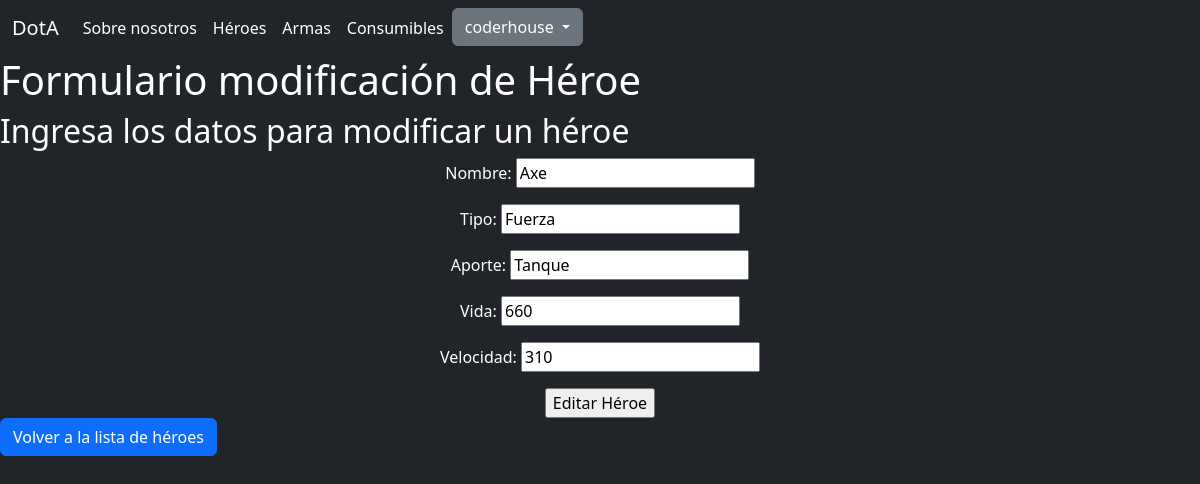
The page /preentrega3/editar-heroe/2/ (signed in) on the database as committed earlier.
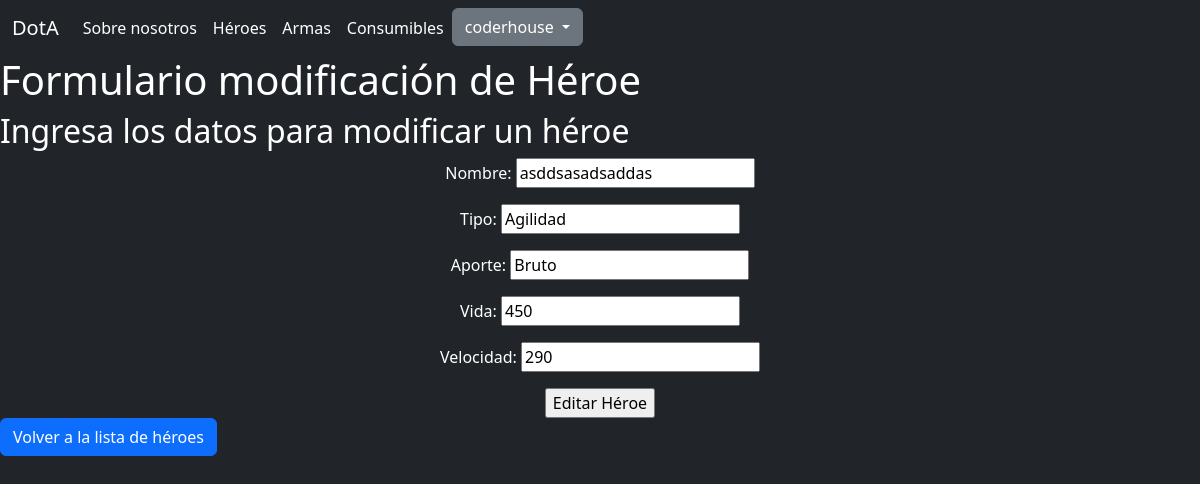
The same page on the database as committed later.
### preentrega3/models.py (models this page shows, shortened)
class Heroe(models.Model):
    nombre = models.CharField(max_length=32)
    tipo = models.CharField(max_length=16)
    aporte = models.CharField(max_length=16)
    vida = models.IntegerField(default=500)
    velocidad = models.IntegerField(default=300)
    creador = models.ForeignKey(User, on_delete = models.SET_NULL, null = True)

### preentrega3/views.py (the view)
# urls.py: path('editar-heroe/<id_de_heroe>/', editar_heroe, name='editar-heroe'),
@login_required
def editar_heroe(request, id_de_heroe):
    heroe_por_editar = Heroe.objects.get(id = id_de_heroe)
    if(request.method == "POST"):
        formulario_heroe = HeroeFormulario(request.POST)
        print(formulario_heroe)
        if(formulario_heroe.is_valid()):
            informacion_heroe = formulario_heroe.cleaned_data
            heroe_por_editar.nombre = informacion_heroe["nombre"]
            heroe_por_editar.tipo = informacion_heroe["tipo"]
            heroe_por_editar.aporte = informacion_heroe["aporte"]
            heroe_por_editar.vida = informacion_heroe["vida"]
            heroe_por_editar.velocidad = informacion_heroe["velocidad"]
            heroe_por_editar.save()
            return render(request, 'preentrega3/lista-heroes.html')
    else:
        formulario_heroe = HeroeFormulario(initial={"nombre": heroe_por_editar.nombre, "tipo": heroe_por_editar.tipo,
                                                    "aporte": heroe_por_editar.aporte, "vida": heroe_por_editar.vida, "velocidad": heroe_por_editar.velocidad})
    return render(request, 'preentrega3/editar-heroe.html', {"formulario_heroe": formulario_heroe, "id_de_heroe": id_de_heroe})

### preentrega3/forms.py
class HeroeFormulario(forms.Form):
    nombre = forms.CharField(required=True, max_length=32)
    tipo = forms.CharField(required=True, max_length=16)
    aporte = forms.CharField(required=True, max_length=16)
    vida = forms.IntegerField(required=True)
    velocidad = forms.IntegerField(required=True)

### preentrega3/templates/preentrega3/editar-heroe.html (shortened to what this page needs)
{% extends "layout.html" %}
{% block main %}
        <h1>Formulario modificación de Héroe</h1>
        <h2>Ingresa los datos para modificar un héroe</h2>
        <form method="post" style="width: 100%; max-width: 600px; margin: 0 auto; display: flex; flex-direction: column; justify-content: center; align-items: center;">
            {{formulario_heroe.as_p}}
            <input type="submit" value="Editar Héroe">
        </form>
        <a class="btn btn-primary" href="{% url 'heroes' %}" role="button">Volver a la lista de héroes</a>
{% endblock main %}

Rows that differ between the two databases and show on the page:
changed Heroe: nombre "Axe" → "asddsasadsaddas"; tipo "Fuerza" → "Agilidad"; aporte "Tanque" → "Bruto"; vida "660" → "450"; velocidad "310" → "290"
